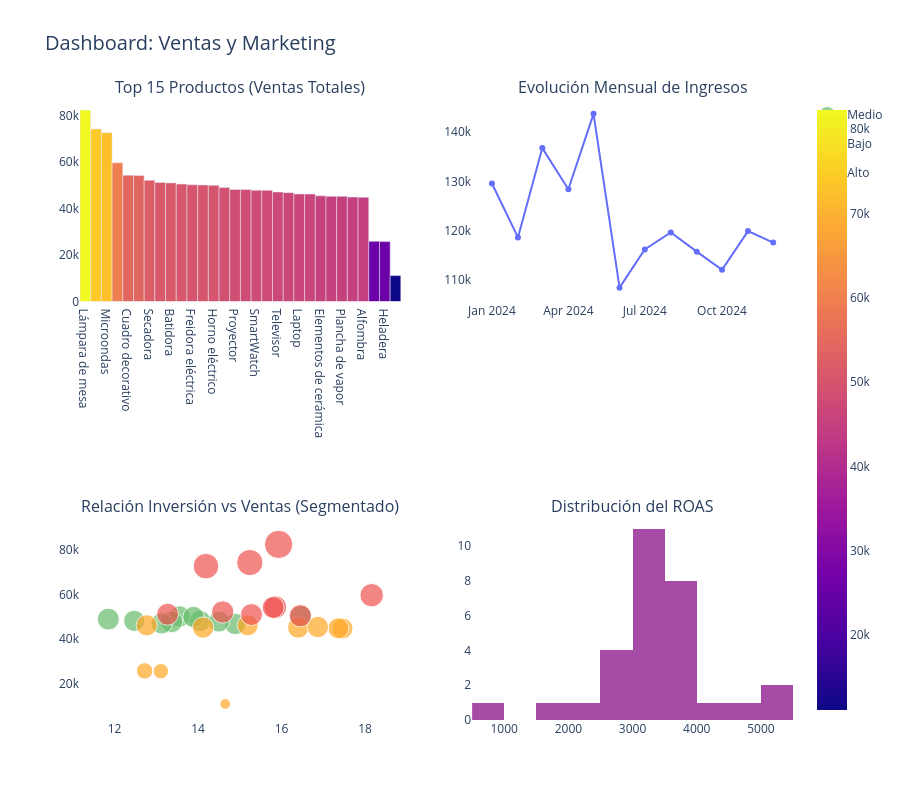

The notebook cell this image was saved under:
### Markdown cell above
## 4.3: Dashboard Interactivo

### Code cell
# 4.3: Visualización Interactiva (Dashboard)

# 1. Preparar datos para el Dashboard
# Top 15 productos
df_top_15 = df_final.sort_values('ventas_total', ascending=False)

# 2. Crear la estructura del Dashboard (2 x 2)
fig_dashboard = make_subplots(
    rows=2, cols=2,
    subplot_titles=(
        "Top 15 Productos (Ventas Totales)",
        "Evolución Mensual de Ingresos",
        "Relación Inversión vs Ventas (Segmentado)",
        "Distribución del ROAS"
    ),
specs=[[{}, {}], [{}, {}]],
    vertical_spacing=0.35
)

# GRÁFICO 1: BARRAS (Top Productos)
fig_bar = px.bar(
    df_top_15, x='producto', y='ventas_total',
    color='ventas_total',
    hover_data=['ticket_medio', 'ROAS', 'categoria'],
    color_continuous_scale=['#FFDAB9', '#FFA07A', '#E9967A', '#F08080', '#CD5C5C']
)

for trace in fig_bar.data:
    fig_dashboard.add_trace(trace, row=1, col=1)


# GRÁFICO 2: LÍNEA (Evolución Mensual)
fig_line = px.line(
    ventas_mes,
    x='anio_mes_str',
    y='ingresos',
    markers=True
)
for trace in fig_line.data:
    fig_dashboard.add_trace(trace, row=1, col=2)


# GRÁFICO 3: SCATTER (Inversión vs Ventas)
fig_scatter = px.scatter(
    df_final, x="inversion_total", y="ventas_total",
    color="segmento_ventas", size="unidades_vendidas",
    hover_name="producto",
    color_discrete_sequence=['#66BB6A', '#FFA726', '#EF5350']
)
for trace in fig_scatter.data:
    fig_dashboard.add_trace(trace, row=2, col=1)


# GRÁFICO 4: HISTOGRAMA (ROAS)
fig_hist = px.histogram(
    df_final, x="ROAS", nbins=15,
    color_discrete_sequence=['purple'],
    opacity=0.7
)
for trace in fig_hist.data:
    fig_dashboard.add_trace(trace, row=2, col=2)

# LAYOUT
fig_dashboard.update_layout(
    title_text="Dashboard: Ventas y Marketing",
    title_font_size=20,
    showlegend=True,
    height=800,
    plot_bgcolor='white',
)

fig_dashboard.show()

### Figure 1 — Plotly figure (JSON) as saved in the notebook; plotly's stock layout.template omitted (floating-point values rounded to 4 significant figures)
{"data": [{"customdata": [[467.5, 5165.0, "Decoración"], [518.7, 4867.0, "Electrónica"], [537.5, 5114.0, "Electrodomésticos"], [509.5, 3282.0, "Electrodomésticos"], [543.0, 3426.0, "Decoración"], [536.0, 3426.0, "Electrónica"], [521.2, 3572.0, "Electrodomésticos"], [511.3, 3853.0, "Decoración"], [509.8, 3336.0, "Electrodomésticos"], [499.6, 3067.0, "Decoración"], [501.6, 3699.0, "Electrodomésticos"], [500.9, 3043.0, "Electrodomésticos"], [499.1, 3594.0, "Electrodomésticos"], [489.5, 4131.0, "Electrodomésticos"], [486.7, 3864.0, "Electrónica"], [480.9, 3423.0, "Decoración"], [478.4, 3299.0, "Electrónica"], [487.5, 3574.0, "Electrónica"], [470.4, 3582.0, "Electrónica"], [467.8, 3142.0, "Decoración"], [461.8, 3040.0, "Electrónica"], [466.4, 3616.0, "Electrónica"], [458.7, 2692.0, "Decoración"], [452.2, 2757.0, "Electrónica"], [452.0, 3201.0, "Electrodomésticos"], [448.7, 2584.0, "Decoración"], [447.7, 2564.0, "Decoración"], [445.8, 2033.0, "Electrónica"], [536.2, 1963.0, "Electrodomésticos"], [463.7, 759.6, "Decoración"]], "hovertemplate": "producto=%{x}<br>ventas_total=%{marker.color}<br>ticket_medio=%{customdata[0]}<br>ROAS=%{customdata[1]}<br>categoria=%{customdata[2]}<extra></extra>", "legendgroup": "", "marker": {"color": [82280.0, 74180.0, 72560.0, 59610.0, 54300.0, 54130.0, 52120.0, 51130.0, 50980.0, 50460.0, 50160.0, 50090.0, 49910.0, 48950.0, 48190.0, 48090.0, 47840.0, 47780.0, 47040.0, 46780.0, 46180.0, 46170.0, 45410.0, 45220.0, 45200.0, 44870.0, 44770.0, 25860.0, 25740.0, 11130.0], "coloraxis": "coloraxis", "pattern": {"shape": ""}}, "name": "", "orientation": "v", "showlegend": false, "textposition": "auto", "type": "bar", "x": ["Lámpara de mesa", "Auriculares", "Microondas", "Cafetera", "Cuadro decorativo", "Smartphone", "Secadora", "Jarrón decorativo", "Batidora", "Rincón de plantas", "Freidora eléctrica", "Aspiradora", "Horno eléctrico", "Lavadora", "Proyector", "Adorno de pared", "SmartWatch", "Parlantes Bluetooth", "Televisor", "Espejo decorativo", "Laptop", "Consola de videojuegos", "Elementos de cerámica", "Cámara digital", "Plancha de vapor", "Cortinas", "Alfombra", "Tablet", "Heladera", "Candelabro"], "xaxis": "x", "y": [82280.0, 74180.0, 72560.0, 59610.0, 54300.0, 54130.0, 52120.0, 51130.0, 50980.0, 50460.0, 50160.0, 50090.0, 49910.0, 48950.0, 48190.0, 48090.0, 47840.0, 47780.0, 47040.0, 46780.0, 46180.0, 46170.0, 45410.0, 45220.0, 45200.0, 44870.0, 44770.0, 25860.0, 25740.0, 11130.0], "yaxis": "y"}, {"hovertemplate": "anio_mes_str=%{x}<br>ingresos=%{y}<extra></extra>", "legendgroup": "", "line": {"color": "#636efa", "dash": "solid"}, "marker": {"symbol": "circle"}, "mode": "lines+markers", "name": "", "orientation": "v", "showlegend": false, "type": "scatter", "x": ["2024-01", "2024-02", "2024-03", "2024-04", "2024-05", "2024-06", "2024-07", "2024-08", "2024-09", "2024-10", "2024-11", "2024-12"], "xaxis": "x2", "y": [129600.0, 118700.0, 136800.0, 128400.0, 143700.0, 108500.0, 116200.0, 119700.0, 115800.0, 112100.0, 120000.0, 117600.0], "yaxis": "y2"}, {"hovertemplate": "<b>%{hovertext}</b><br><br>segmento_ventas=Medio<br>inversion_total=%{x}<br>ventas_total=%{y}<br>unidades_vendidas=%{marker.size}<extra></extra>", "hovertext": ["Adorno de pared", "Aspiradora", "Espejo decorativo", "Freidora eléctrica", "Horno eléctrico", "Lavadora", "Parlantes Bluetooth", "Proyector", "SmartWatch", "Televisor"], "legendgroup": "Medio", "marker": {"color": "#66BB6A", "size": [633, 651, 635, 630, 633, 671, 660, 626, 620, 632], "sizemode": "area", "sizeref": 2.78, "symbol": "circle"}, "mode": "markers", "name": "Medio", "orientation": "v", "showlegend": true, "type": "scatter", "x": [14.05, 16.46, 14.89, 13.56, 13.89, 11.85, 13.37, 12.47, 14.5, 13.13], "xaxis": "x3", "y": [48090.0, 50090.0, 46780.0, 50160.0, 49910.0, 48950.0, 47780.0, 48190.0, 47840.0, 47040.0], "yaxis": "y3"}, {"hovertemplate": "<b>%{hovertext}</b><br><br>segmento_ventas=Bajo<br>inversion_total=%{x}<br>ventas_total=%{y}<br>unidades_vendidas=%{marker.size}<extra></extra>", "hovertext": ["Alfombra", "Candelabro", "Consola de videojuegos", "Cortinas", "Cámara digital", "Elementos de cerámica", "Heladera", "Laptop", "Plancha de vapor", "Tablet"], "legendgroup": "Bajo", "marker": {"color": "#FFA726", "size": [615, 160, 623, 610, 638, 636, 330, 617, 632, 374], "sizemode": "area", "sizeref": 2.78, "symbol": "circle"}, "mode": "markers", "name": "Bajo", "orientation": "v", "showlegend": true, "type": "scatter", "x": [17.46, 14.65, 12.77, 17.36, 16.4, 16.87, 13.11, 15.19, 14.12, 12.72], "xaxis": "x3", "y": [44770.0, 11130.0, 46170.0, 44870.0, 45220.0, 45410.0, 25740.0, 46180.0, 45200.0, 25860.0], "yaxis": "y3"}, {"hovertemplate": "<b>%{hovertext}</b><br><br>segmento_ventas=Alto<br>inversion_total=%{x}<br>ventas_total=%{y}<br>unidades_vendidas=%{marker.size}<extra></extra>", "hovertext": ["Auriculares", "Batidora", "Cafetera", "Cuadro decorativo", "Jarrón decorativo", "Lámpara de mesa", "Microondas", "Rincón de plantas", "Secadora", "Smartphone"], "legendgroup": "Alto", "marker": {"color": "#EF5350", "size": [958, 672, 765, 726, 672, 1112, 912, 691, 696, 665], "sizemode": "area", "sizeref": 2.78, "symbol": "circle"}, "mode": "markers", "name": "Alto", "orientation": "v", "showlegend": true, "type": "scatter", "x": [15.24, 15.28, 18.16, 15.85, 13.27, 15.93, 14.19, 16.45, 14.59, 15.8], "xaxis": "x3", "y": [74180.0, 50980.0, 59610.0, 54300.0, 51130.0, 82280.0, 72560.0, 50460.0, 52120.0, 54130.0], "yaxis": "y3"}, {"bingroup": "x", "hovertemplate": "ROAS=%{x}<br>count=%{y}<extra></extra>", "legendgroup": "", "marker": {"color": "purple", "opacity": 0.7, "pattern": {"shape": ""}}, "name": "", "nbinsx": 15, "orientation": "v", "showlegend": false, "type": "histogram", "x": [3423.0, 2564.0, 3043.0, 4867.0, 3336.0, 3282.0, 759.6, 3616.0, 2584.0, 3426.0, 2757.0, 2692.0, 3142.0, 3699.0, 1963.0, 3594.0, 3853.0, 3040.0, 4131.0, 5165.0, 5114.0, 3574.0, 3201.0, 3864.0, 3067.0, 3572.0, 3299.0, 3426.0, 2033.0, 3582.0], "xaxis": "x4", "yaxis": "y4"}], "layout": {"annotations": [{"font": {"size": 16}, "showarrow": false, "text": "Top 15 Productos (Ventas Totales)", "x": 0.225, "xanchor": "center", "xref": "paper", "y": 1, "yanchor": "bottom", "yref": "paper"}, {"font": {"size": 16}, "showarrow": false, "text": "Evolución Mensual de Ingresos", "x": 0.775, "xanchor": "center", "xref": "paper", "y": 1, "yanchor": "bottom", "yref": "paper"}, {"font": {"size": 16}, "showarrow": false, "text": "Relación Inversión vs Ventas (Segmentado)", "x": 0.225, "xanchor": "center", "xref": "paper", "y": 0.325, "yanchor": "bottom", "yref": "paper"}, {"font": {"size": 16}, "showarrow": false, "text": "Distribución del ROAS", "x": 0.775, "xanchor": "center", "xref": "paper", "y": 0.325, "yanchor": "bottom", "yref": "paper"}], "height": 800, "plot_bgcolor": "white", "showlegend": true, "title": {"font": {"size": 20}, "text": "Dashboard: Ventas y Marketing"}, "xaxis": {"anchor": "y", "domain": [0, 0.45]}, "xaxis2": {"anchor": "y2", "domain": [0.55, 1]}, "xaxis3": {"anchor": "y3", "domain": [0, 0.45]}, "xaxis4": {"anchor": "y4", "domain": [0.55, 1]}, "yaxis": {"anchor": "x", "domain": [0.675, 1]}, "yaxis2": {"anchor": "x2", "domain": [0.675, 1]}, "yaxis3": {"anchor": "x3", "domain": [0, 0.325]}, "yaxis4": {"anchor": "x4", "domain": [0, 0.325]}}}
